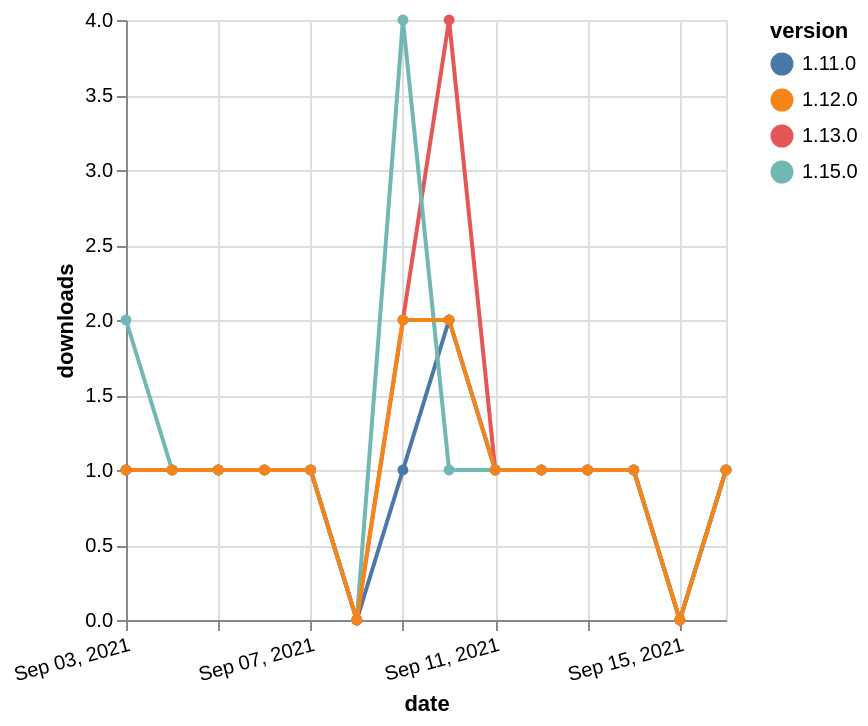

The specification (Vega-Lite) saved for this image:
### Vega-Lite specification from a JSON file in a GitHub repository (floating-point values rounded to 4 significant figures)
{"$schema": "https://vega.github.io/schema/vega-lite/v5.json", "description": "A simple bar chart with embedded data.", "data": {"values": [{"date": "2021-09-03", "total": 215, "delta": 1, "version": "1.11.0"}, {"date": "2021-09-04", "total": 216, "delta": 1, "version": "1.11.0"}, {"date": "2021-09-05", "total": 217, "delta": 1, "version": "1.11.0"}, {"date": "2021-09-06", "total": 218, "delta": 1, "version": "1.11.0"}, {"date": "2021-09-07", "total": 219, "delta": 1, "version": "1.11.0"}, {"date": "2021-09-08", "total": 219, "delta": 0, "version": "1.11.0"}, {"date": "2021-09-09", "total": 220, "delta": 1, "version": "1.11.0"}, {"date": "2021-09-10", "total": 222, "delta": 2, "version": "1.11.0"}, {"date": "2021-09-11", "total": 223, "delta": 1, "version": "1.11.0"}, {"date": "2021-09-12", "total": 224, "delta": 1, "version": "1.11.0"}, {"date": "2021-09-13", "total": 225, "delta": 1, "version": "1.11.0"}, {"date": "2021-09-14", "total": 226, "delta": 1, "version": "1.11.0"}, {"date": "2021-09-15", "total": 226, "delta": 0, "version": "1.11.0"}, {"date": "2021-09-16", "total": 227, "delta": 1, "version": "1.11.0"}, {"date": "2021-09-03", "total": 283, "delta": 1, "version": "1.13.0"}, {"date": "2021-09-04", "total": 284, "delta": 1, "version": "1.13.0"}, {"date": "2021-09-05", "total": 285, "delta": 1, "version": "1.13.0"}, {"date": "2021-09-06", "total": 286, "delta": 1, "version": "1.13.0"}, {"date": "2021-09-07", "total": 287, "delta": 1, "version": "1.13.0"}, {"date": "2021-09-08", "total": 287, "delta": 0, "version": "1.13.0"}, {"date": "2021-09-09", "total": 289, "delta": 2, "version": "1.13.0"}, {"date": "2021-09-10", "total": 293, "delta": 4, "version": "1.13.0"}, {"date": "2021-09-11", "total": 294, "delta": 1, "version": "1.13.0"}, {"date": "2021-09-12", "total": 295, "delta": 1, "version": "1.13.0"}, {"date": "2021-09-13", "total": 296, "delta": 1, "version": "1.13.0"}, {"date": "2021-09-14", "total": 297, "delta": 1, "version": "1.13.0"}, {"date": "2021-09-15", "total": 297, "delta": 0, "version": "1.13.0"}, {"date": "2021-09-16", "total": 298, "delta": 1, "version": "1.13.0"}, {"date": "2021-09-03", "total": 111, "delta": 2, "version": "1.15.0"}, {"date": "2021-09-04", "total": 112, "delta": 1, "version": "1.15.0"}, {"date": "2021-09-05", "total": 113, "delta": 1, "version": "1.15.0"}, {"date": "2021-09-06", "total": 114, "delta": 1, "version": "1.15.0"}, {"date": "2021-09-07", "total": 115, "delta": 1, "version": "1.15.0"}, {"date": "2021-09-08", "total": 115, "delta": 0, "version": "1.15.0"}, {"date": "2021-09-09", "total": 119, "delta": 4, "version": "1.15.0"}, {"date": "2021-09-10", "total": 120, "delta": 1, "version": "1.15.0"}, {"date": "2021-09-11", "total": 121, "delta": 1, "version": "1.15.0"}, {"date": "2021-09-12", "total": 122, "delta": 1, "version": "1.15.0"}, {"date": "2021-09-13", "total": 123, "delta": 1, "version": "1.15.0"}, {"date": "2021-09-14", "total": 124, "delta": 1, "version": "1.15.0"}, {"date": "2021-09-15", "total": 124, "delta": 0, "version": "1.15.0"}, {"date": "2021-09-16", "total": 125, "delta": 1, "version": "1.15.0"}, {"date": "2021-09-03", "total": 174, "delta": 1, "version": "1.12.0"}, {"date": "2021-09-04", "total": 175, "delta": 1, "version": "1.12.0"}, {"date": "2021-09-05", "total": 176, "delta": 1, "version": "1.12.0"}, {"date": "2021-09-06", "total": 177, "delta": 1, "version": "1.12.0"}, {"date": "2021-09-07", "total": 178, "delta": 1, "version": "1.12.0"}, {"date": "2021-09-08", "total": 178, "delta": 0, "version": "1.12.0"}, {"date": "2021-09-09", "total": 180, "delta": 2, "version": "1.12.0"}, {"date": "2021-09-10", "total": 182, "delta": 2, "version": "1.12.0"}, {"date": "2021-09-11", "total": 183, "delta": 1, "version": "1.12.0"}, {"date": "2021-09-12", "total": 184, "delta": 1, "version": "1.12.0"}, {"date": "2021-09-13", "total": 185, "delta": 1, "version": "1.12.0"}, {"date": "2021-09-14", "total": 186, "delta": 1, "version": "1.12.0"}, {"date": "2021-09-15", "total": 186, "delta": 0, "version": "1.12.0"}, {"date": "2021-09-16", "total": 187, "delta": 1, "version": "1.12.0"}]}, "width": "container", "mark": {"type": "line", "point": {"filled": true}}, "encoding": {"x": {"field": "date", "type": "temporal", "timeUnit": "yearmonthdate", "title": "date", "axis": {"labelAngle": -15}}, "y": {"field": "delta", "type": "quantitative", "title": "downloads"}, "color": {"field": "version", "type": "nominal"}, "tooltip": {"field": "delta"}}}
